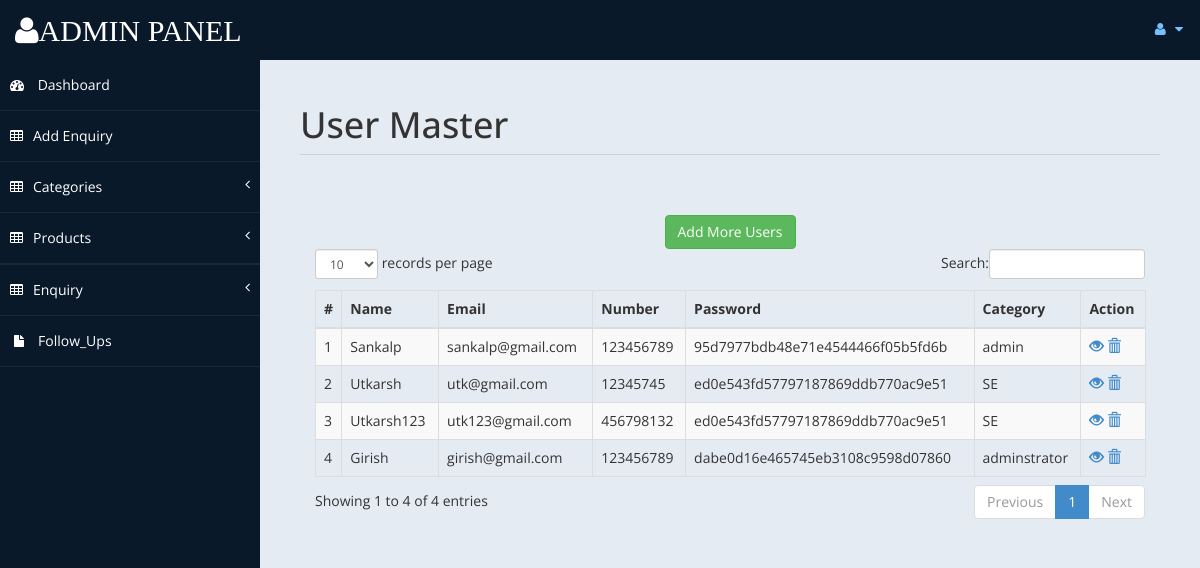
/user_details.php (signed in), run on the app's committed database.
### tables this page shows
CREATE TABLE IF NOT EXISTS `myusers` (
  `id` int(6) unsigned NOT NULL AUTO_INCREMENT,
  `name` varchar(30) NOT NULL,
  `number` varchar(10) DEFAULT NULL,
  `email` varchar(50) NOT NULL,
  `password` varchar(10) NOT NULL,
  `category` enum('admin','adminstrator','SE') DEFAULT NULL,
  PRIMARY KEY (`id`)
);

### user_details.php (the view, shortened to what this page needs)
<!DOCTYPE html>
<html xmlns="http://www.w3.org/1999/xhtml">
<head>
    <link href="assets/css/bootstrap.css" rel="stylesheet" />
    <link href="assets/css/font-awesome.css" rel="stylesheet" />
    <link href="assets/css/custom-styles.css" rel="stylesheet" />
      <link href="assets/js/dataTables/dataTables.bootstrap.css" rel="stylesheet" />
</head>
<body  style="overflow-x:hidden;">
    <div id="wrapper">
        <?php include('db1.php');
include('session.php');
 ?>
        <div id="page-wrapper" >
            <div id="page-inner">
			 <div class="row">
                    <div class="col-md-12">
                        <h1 class="page-header">User Master </h1>
                             <div class="panel-body">
                            <div class="table-responsive">
                                 <div style="text-align:center">
      <a href="createusers.php" class="btn btn-success pull-center" style="text-align:center">Add More Users</a>
      </div>
                         <?php
                    $i=1;
                    $sql = "SELECT * FROM myusers ";
                    if($result = mysqli_query($conn, $sql)){
                        if(mysqli_num_rows($result) > 0){
                            echo "<table class='table table-striped table-bordered table-hover' id='dataTables-example'>";
                                echo "<thead>";
                                    echo "<tr>";
                                        echo "<th>#</th>";
                                        echo "<th>Name</th>";
                                        echo "<th>Email</th>";
                                        echo "<th>Number</th>";
                                        echo "<th>Password</th>";
                                        echo "<th>Category</th>";
                                        echo "<th>Action</th>";
                                    echo "</tr>";
                                echo "</thead>";
                                echo "<tbody>";
                                while($row = mysqli_fetch_array($result)){
                                    echo "<tr>";
                                      echo "<td>".$i++."</td>";
                                    echo "<td>" . $row['name'] . "</td>";
                                        echo "<td>" . $row['email'] . "</td>";
                                        echo "<td>" . $row['number'] . "</td>";
                                         $pass=md5($row['password']);
                                        echo "<td>" . $pass . "</td>";
                                        echo "<td>" . $row['category'] . "</td>";
                                                                                echo "<td>";
                                           echo "<a href='user_specific_details.php?id=". $row['id'] ."' title='Update Record' data-toggle='tooltip'><span class=' glyphicon glyphicon-eye-open'></span>
                                            </a>";
                                            echo "<a href='users/deleteuser.php?id=". $row['id'] ."' title='Delete Record' data-toggle='tooltip'><span class='glyphicon glyphicon-trash'></span></a>";
                                        echo "</td>";
                                    echo "</tr>";
                                }
                                echo "</tbody>";
                            echo "</table>";
                        } else{
                            echo "<p class='lead'><em>No records were found.</em></p>";
                        }
                    } else{
                        echo "ERROR: Could not able to execute $sql. " . mysqli_error($conn);
                    }
                    ?>
                </div>
            </div>
                    </div>
                </div>
				</div>
            </div>
        </div>
</body>
</html>

### session.php (shortened to what this page needs)
<?php
   include('db.php');
   $user_check=$_SESSION['email'];
                    include('include/adminheader.php');
                             $sql= "SELECT * FROM myusers where email='$user_check'";
                    if($result = mysqli_query($conn, $sql)){
                        if(mysqli_num_rows($result) > 0){
                                while($row = mysqli_fetch_array($result)){
                             $category=$row['category'];
                             $id=$row['id'];
                            }
                        }
                    }
                    $sql3= "SELECT * FROM myusers where id='$id'";
                    if($result3 = mysqli_query($conn, $sql3)){
                        if(mysqli_num_rows($result3) > 0){
                                while($row3 = mysqli_fetch_array($result3)){
                            if($category==='admin' || $category==='adminstrator')
                            {
                           include('include/adminleftnavigation.php');                            }
                            else
                            {
                         include('include/adminleftnavigation2.php');
                            }
                        }
                        }
                    }
?>

### include/adminleftnavigation2.php (shortened to what this page needs)
<nav class="navbar-default navbar-side" role="navigation">
            <div class="sidebar-collapse">
                <ul class="nav" id="main-menu">
                    <li>
                        <a href="index.php"><i class="fa fa-dashboard"></i> Dashboard</a>
                    </li>
                    <li>
                                <a href="enquiry_create.php"><i class="fa fa-table"></i>Add Enquiry</a>
                            </li>
                    <li>
                        <a href="#"><i class="fa fa-table"></i>Categories<span class="fa arrow"></span></a>
                    </li>
                     <li>
                        <a href="#"><i class="fa fa-table"></i>Products<span class="fa arrow"></span></a>
                    </li>
                    <li>
                        <li>
                        <a href="#"><i class="fa fa-table"></i>Enquiry<span class="fa arrow"></span></a>
                    </li>
                    <li>
                        <a href="followup_details.php"><i class="fa fa-fw fa-file"></i>Follow_Ups</a>
                    </li>
                </ul>
            </div>
        </nav>

### assets/css/custom-styles.css (style rules this page uses)
body { font-family: 'Open Sans', sans-serif; }
#wrapper { width: 100%; background:#09192A; }
#page-wrapper { padding: 15px 15px; min-height: 600px; background:#E5EBF2; }
#page-inner { width:100%; margin:10px 20px 10px 0px; background-color:transparent; padding:10px; min-height:1200px; }
h1, .h1, h2, .h2, h3, .h3 { margin-top: 7px; margin-bottom: -5px; }
.page-header { padding-bottom: 9px; margin: 10px 0 45px; border-bottom: 1px solid #C7D1DD; }
.arrow { float: right; }
.fa.arrow:before { content: "\f104"; }
.sidebar-collapse , .sidebar-collapse .nav { background:none; }
.sidebar-collapse .nav { padding:0; }
.sidebar-collapse .nav > li > a { color:#fff; background:transparent; text-shadow:none; }
.sidebar-collapse > .nav > li > a { padding:15px 10px; }
.sidebar-collapse > .nav > li { border-bottom: 1px solid rgba(107, 108, 109, 0.19); }
.navbar-side { border:none; background-color: transparent; }
.navbar-default { border:0px solid black; }
.nav > li > a > i { margin-right:10px; }
@media (min-width:768px) { #page-wrapper { margin: 0 0 0 260px; padding: 15px 30px; min-height: 1200px; } }
@media (min-width:768px) { .navbar-side { z-index: 1; position: absolute; width: 260px; } }

### data on the page
myusers: shows "Dashboard", name "Utkarsh", email "utk@gmail.com", number "12345745", password "ed0e543fd57797187869ddb770ac9e51", category "SE"
myusers: name "Sankalp", email "sankalp@gmail.com", number "123456789", password "95d7977bdb48e71e4544466f05b5fd6b", category "admin"
myusers: name "Utkarsh123", email "utk123@gmail.com", number "456798132", password "ed0e543fd57797187869ddb770ac9e51", category "SE"
myusers: name "Girish", email "girish@gmail.com", number "123456789", password "dabe0d16e465745eb3108c9598d07860", category "adminstrator"
